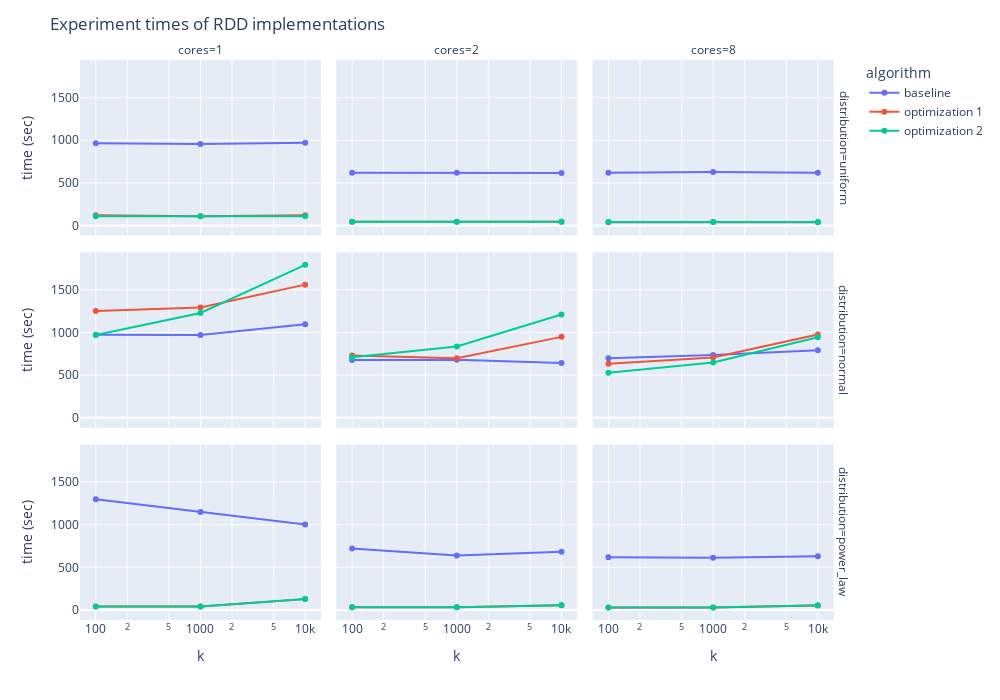

Notebook code cell kept with this figure:
### Markdown cell above
**Total rdd experiments**: 3 rows * 3 columns * 3 lines * 3 points = 81

### Code cell
# 3. Compare rdd (All distributions)
filtered_dataset = experiments_df[(experiments_df["algorithm"].isin(["rdd_bs",
                                                                     "rdd_fast",
                                                                     "rdd_fast_bv"]))].copy()

filtered_dataset["algorithm"] = (filtered_dataset["algorithm"]
                                 .replace({"rdd_bs":"baseline",
                                           "rdd_fast":"optimization 1",
                                           "rdd_fast_bv":"optimization 2"}))

fig = px.line(filtered_dataset,
                 x="k",
                 y="time (sec)",
                 log_x=True,
                 log_y=False,
                 facet_row="distribution",
                 color="algorithm",
                 facet_col="cores",
                 labels={"rdd_bs": "test", "rdd_fast": "test", "rdd_fast_bv":"r2w43r"})

fig.update_layout(
    title=f"Experiment times of RDD implementations",
    yaxis_title="time (sec)"
)

for i in range(len(fig.data)):
    fig.data[i].update(mode='markers+lines')

fig.update_layout(
    autosize=False,
    width=1000,
    height=700)
fig.show()

### Figure 1 — Plotly figure (JSON) as saved in the notebook; plotly's stock layout.template omitted (floating-point values rounded to 4 significant figures)
{"data": [{"hovertemplate": "algorithm=baseline<br>distribution=uniform<br>cores=1<br>k=%{x}<br>time (sec)=%{y}<extra></extra>", "legendgroup": "baseline", "line": {"color": "#636efa", "dash": "solid"}, "mode": "markers+lines", "name": "baseline", "orientation": "v", "showlegend": true, "type": "scatter", "x": [100, 1000, 10000], "xaxis": "x7", "y": [965.2, 955.5, 971.1], "yaxis": "y7"}, {"hovertemplate": "algorithm=baseline<br>distribution=uniform<br>cores=2<br>k=%{x}<br>time (sec)=%{y}<extra></extra>", "legendgroup": "baseline", "line": {"color": "#636efa", "dash": "solid"}, "mode": "markers+lines", "name": "baseline", "orientation": "v", "showlegend": false, "type": "scatter", "x": [100, 1000, 10000], "xaxis": "x8", "y": [618.1, 618.7, 615.6], "yaxis": "y8"}, {"hovertemplate": "algorithm=baseline<br>distribution=uniform<br>cores=8<br>k=%{x}<br>time (sec)=%{y}<extra></extra>", "legendgroup": "baseline", "line": {"color": "#636efa", "dash": "solid"}, "mode": "markers+lines", "name": "baseline", "orientation": "v", "showlegend": false, "type": "scatter", "x": [100, 1000, 10000], "xaxis": "x9", "y": [618.4, 626.0, 618.5], "yaxis": "y9"}, {"hovertemplate": "algorithm=baseline<br>distribution=normal<br>cores=1<br>k=%{x}<br>time (sec)=%{y}<extra></extra>", "legendgroup": "baseline", "line": {"color": "#636efa", "dash": "solid"}, "mode": "markers+lines", "name": "baseline", "orientation": "v", "showlegend": false, "type": "scatter", "x": [100, 1000, 10000], "xaxis": "x4", "y": [972.0, 969.1, 1095.0], "yaxis": "y4"}, {"hovertemplate": "algorithm=baseline<br>distribution=normal<br>cores=2<br>k=%{x}<br>time (sec)=%{y}<extra></extra>", "legendgroup": "baseline", "line": {"color": "#636efa", "dash": "solid"}, "mode": "markers+lines", "name": "baseline", "orientation": "v", "showlegend": false, "type": "scatter", "x": [100, 1000, 10000], "xaxis": "x5", "y": [678.8, 680.4, 642.6], "yaxis": "y5"}, {"hovertemplate": "algorithm=baseline<br>distribution=normal<br>cores=8<br>k=%{x}<br>time (sec)=%{y}<extra></extra>", "legendgroup": "baseline", "line": {"color": "#636efa", "dash": "solid"}, "mode": "markers+lines", "name": "baseline", "orientation": "v", "showlegend": false, "type": "scatter", "x": [100, 1000, 10000], "xaxis": "x6", "y": [696.7, 734.7, 791.8], "yaxis": "y6"}, {"hovertemplate": "algorithm=baseline<br>distribution=power_law<br>cores=1<br>k=%{x}<br>time (sec)=%{y}<extra></extra>", "legendgroup": "baseline", "line": {"color": "#636efa", "dash": "solid"}, "mode": "markers+lines", "name": "baseline", "orientation": "v", "showlegend": false, "type": "scatter", "x": [100, 1000, 10000], "xaxis": "x", "y": [1299.0, 1149.0, 1002.0], "yaxis": "y"}, {"hovertemplate": "algorithm=baseline<br>distribution=power_law<br>cores=2<br>k=%{x}<br>time (sec)=%{y}<extra></extra>", "legendgroup": "baseline", "line": {"color": "#636efa", "dash": "solid"}, "mode": "markers+lines", "name": "baseline", "orientation": "v", "showlegend": false, "type": "scatter", "x": [100, 1000, 10000], "xaxis": "x2", "y": [720.9, 639.5, 684.1], "yaxis": "y2"}, {"hovertemplate": "algorithm=baseline<br>distribution=power_law<br>cores=8<br>k=%{x}<br>time (sec)=%{y}<extra></extra>", "legendgroup": "baseline", "line": {"color": "#636efa", "dash": "solid"}, "mode": "markers+lines", "name": "baseline", "orientation": "v", "showlegend": false, "type": "scatter", "x": [100, 1000, 10000], "xaxis": "x3", "y": [619.5, 612.9, 629.2], "yaxis": "y3"}, {"hovertemplate": "algorithm=optimization 1<br>distribution=uniform<br>cores=1<br>k=%{x}<br>time (sec)=%{y}<extra></extra>", "legendgroup": "optimization 1", "line": {"color": "#EF553B", "dash": "solid"}, "mode": "markers+lines", "name": "optimization 1", "orientation": "v", "showlegend": true, "type": "scatter", "x": [100, 1000, 10000], "xaxis": "x7", "y": [121.0, 108.5, 120.6], "yaxis": "y7"}, {"hovertemplate": "algorithm=optimization 1<br>distribution=uniform<br>cores=2<br>k=%{x}<br>time (sec)=%{y}<extra></extra>", "legendgroup": "optimization 1", "line": {"color": "#EF553B", "dash": "solid"}, "mode": "markers+lines", "name": "optimization 1", "orientation": "v", "showlegend": false, "type": "scatter", "x": [100, 1000, 10000], "xaxis": "x8", "y": [44.09, 44.32, 44.51], "yaxis": "y8"}, {"hovertemplate": "algorithm=optimization 1<br>distribution=uniform<br>cores=8<br>k=%{x}<br>time (sec)=%{y}<extra></extra>", "legendgroup": "optimization 1", "line": {"color": "#EF553B", "dash": "solid"}, "mode": "markers+lines", "name": "optimization 1", "orientation": "v", "showlegend": false, "type": "scatter", "x": [100, 1000, 10000], "xaxis": "x9", "y": [40.0, 40.62, 39.82], "yaxis": "y9"}, {"hovertemplate": "algorithm=optimization 1<br>distribution=normal<br>cores=1<br>k=%{x}<br>time (sec)=%{y}<extra></extra>", "legendgroup": "optimization 1", "line": {"color": "#EF553B", "dash": "solid"}, "mode": "markers+lines", "name": "optimization 1", "orientation": "v", "showlegend": false, "type": "scatter", "x": [100, 1000, 10000], "xaxis": "x4", "y": [1250.0, 1292.0, 1560.0], "yaxis": "y4"}, {"hovertemplate": "algorithm=optimization 1<br>distribution=normal<br>cores=2<br>k=%{x}<br>time (sec)=%{y}<extra></extra>", "legendgroup": "optimization 1", "line": {"color": "#EF553B", "dash": "solid"}, "mode": "markers+lines", "name": "optimization 1", "orientation": "v", "showlegend": false, "type": "scatter", "x": [100, 1000, 10000], "xaxis": "x5", "y": [730.7, 698.0, 948.4], "yaxis": "y5"}, {"hovertemplate": "algorithm=optimization 1<br>distribution=normal<br>cores=8<br>k=%{x}<br>time (sec)=%{y}<extra></extra>", "legendgroup": "optimization 1", "line": {"color": "#EF553B", "dash": "solid"}, "mode": "markers+lines", "name": "optimization 1", "orientation": "v", "showlegend": false, "type": "scatter", "x": [100, 1000, 10000], "xaxis": "x6", "y": [634.1, 707.0, 975.3], "yaxis": "y6"}, {"hovertemplate": "algorithm=optimization 1<br>distribution=power_law<br>cores=1<br>k=%{x}<br>time (sec)=%{y}<extra></extra>", "legendgroup": "optimization 1", "line": {"color": "#EF553B", "dash": "solid"}, "mode": "markers+lines", "name": "optimization 1", "orientation": "v", "showlegend": false, "type": "scatter", "x": [100, 1000, 10000], "xaxis": "x", "y": [42.22, 42.28, 128.5], "yaxis": "y"}, {"hovertemplate": "algorithm=optimization 1<br>distribution=power_law<br>cores=2<br>k=%{x}<br>time (sec)=%{y}<extra></extra>", "legendgroup": "optimization 1", "line": {"color": "#EF553B", "dash": "solid"}, "mode": "markers+lines", "name": "optimization 1", "orientation": "v", "showlegend": false, "type": "scatter", "x": [100, 1000, 10000], "xaxis": "x2", "y": [32.7, 32.54, 57.08], "yaxis": "y2"}, {"hovertemplate": "algorithm=optimization 1<br>distribution=power_law<br>cores=8<br>k=%{x}<br>time (sec)=%{y}<extra></extra>", "legendgroup": "optimization 1", "line": {"color": "#EF553B", "dash": "solid"}, "mode": "markers+lines", "name": "optimization 1", "orientation": "v", "showlegend": false, "type": "scatter", "x": [100, 1000, 10000], "xaxis": "x3", "y": [30.93, 30.63, 52.5], "yaxis": "y3"}, {"hovertemplate": "algorithm=optimization 2<br>distribution=uniform<br>cores=1<br>k=%{x}<br>time (sec)=%{y}<extra></extra>", "legendgroup": "optimization 2", "line": {"color": "#00cc96", "dash": "solid"}, "mode": "markers+lines", "name": "optimization 2", "orientation": "v", "showlegend": true, "type": "scatter", "x": [100, 1000, 10000], "xaxis": "x7", "y": [108.2, 108.9, 108.2], "yaxis": "y7"}, {"hovertemplate": "algorithm=optimization 2<br>distribution=uniform<br>cores=2<br>k=%{x}<br>time (sec)=%{y}<extra></extra>", "legendgroup": "optimization 2", "line": {"color": "#00cc96", "dash": "solid"}, "mode": "markers+lines", "name": "optimization 2", "orientation": "v", "showlegend": false, "type": "scatter", "x": [100, 1000, 10000], "xaxis": "x8", "y": [44.18, 44.72, 44.11], "yaxis": "y8"}, {"hovertemplate": "algorithm=optimization 2<br>distribution=uniform<br>cores=8<br>k=%{x}<br>time (sec)=%{y}<extra></extra>", "legendgroup": "optimization 2", "line": {"color": "#00cc96", "dash": "solid"}, "mode": "markers+lines", "name": "optimization 2", "orientation": "v", "showlegend": false, "type": "scatter", "x": [100, 1000, 10000], "xaxis": "x9", "y": [40.27, 40.49, 40.43], "yaxis": "y9"}, {"hovertemplate": "algorithm=optimization 2<br>distribution=normal<br>cores=1<br>k=%{x}<br>time (sec)=%{y}<extra></extra>", "legendgroup": "optimization 2", "line": {"color": "#00cc96", "dash": "solid"}, "mode": "markers+lines", "name": "optimization 2", "orientation": "v", "showlegend": false, "type": "scatter", "x": [100, 1000, 10000], "xaxis": "x4", "y": [971.1, 1228.0, 1793.0], "yaxis": "y4"}, {"hovertemplate": "algorithm=optimization 2<br>distribution=normal<br>cores=2<br>k=%{x}<br>time (sec)=%{y}<extra></extra>", "legendgroup": "optimization 2", "line": {"color": "#00cc96", "dash": "solid"}, "mode": "markers+lines", "name": "optimization 2", "orientation": "v", "showlegend": false, "type": "scatter", "x": [100, 1000, 10000], "xaxis": "x5", "y": [708.8, 836.3, 1211.0], "yaxis": "y5"}, {"hovertemplate": "algorithm=optimization 2<br>distribution=normal<br>cores=8<br>k=%{x}<br>time (sec)=%{y}<extra></extra>", "legendgroup": "optimization 2", "line": {"color": "#00cc96", "dash": "solid"}, "mode": "markers+lines", "name": "optimization 2", "orientation": "v", "showlegend": false, "type": "scatter", "x": [100, 1000, 10000], "xaxis": "x6", "y": [529.0, 648.9, 944.4], "yaxis": "y6"}, {"hovertemplate": "algorithm=optimization 2<br>distribution=power_law<br>cores=1<br>k=%{x}<br>time (sec)=%{y}<extra></extra>", "legendgroup": "optimization 2", "line": {"color": "#00cc96", "dash": "solid"}, "mode": "markers+lines", "name": "optimization 2", "orientation": "v", "showlegend": false, "type": "scatter", "x": [100, 1000, 10000], "xaxis": "x", "y": [42.78, 42.12, 129.4], "yaxis": "y"}, {"hovertemplate": "algorithm=optimization 2<br>distribution=power_law<br>cores=2<br>k=%{x}<br>time (sec)=%{y}<extra></extra>", "legendgroup": "optimization 2", "line": {"color": "#00cc96", "dash": "solid"}, "mode": "markers+lines", "name": "optimization 2", "orientation": "v", "showlegend": false, "type": "scatter", "x": [100, 1000, 10000], "xaxis": "x2", "y": [33.56, 32.96, 58.03], "yaxis": "y2"}, {"hovertemplate": "algorithm=optimization 2<br>distribution=power_law<br>cores=8<br>k=%{x}<br>time (sec)=%{y}<extra></extra>", "legendgroup": "optimization 2", "line": {"color": "#00cc96", "dash": "solid"}, "mode": "markers+lines", "name": "optimization 2", "orientation": "v", "showlegend": false, "type": "scatter", "x": [100, 1000, 10000], "xaxis": "x3", "y": [31.49, 31.3, 55.58], "yaxis": "y3"}], "layout": {"annotations": [{"font": {}, "showarrow": false, "text": "cores=1", "x": 0.1567, "xanchor": "center", "xref": "paper", "y": 1.0, "yanchor": "bottom", "yref": "paper"}, {"font": {}, "showarrow": false, "text": "cores=2", "x": 0.49, "xanchor": "center", "xref": "paper", "y": 1.0, "yanchor": "bottom", "yref": "paper"}, {"font": {}, "showarrow": false, "text": "cores=8", "x": 0.8233, "xanchor": "center", "xref": "paper", "y": 1.0, "yanchor": "bottom", "yref": "paper"}, {"font": {}, "showarrow": false, "text": "distribution=power_law", "textangle": 90, "x": 0.98, "xanchor": "left", "xref": "paper", "y": 0.1567, "yanchor": "middle", "yref": "paper"}, {"font": {}, "showarrow": false, "text": "distribution=normal", "textangle": 90, "x": 0.98, "xanchor": "left", "xref": "paper", "y": 0.5, "yanchor": "middle", "yref": "paper"}, {"font": {}, "showarrow": false, "text": "distribution=uniform", "textangle": 90, "x": 0.98, "xanchor": "left", "xref": "paper", "y": 0.8433, "yanchor": "middle", "yref": "paper"}], "autosize": false, "height": 700, "legend": {"title": {"text": "algorithm"}, "tracegroupgap": 0}, "margin": {"t": 60}, "title": {"text": "Experiment times of RDD implementations"}, "width": 1000, "xaxis": {"anchor": "y", "domain": [0, 0.3133], "title": {"text": "k"}, "type": "log"}, "xaxis2": {"anchor": "y2", "domain": [0.3333, 0.6467], "matches": "x", "title": {"text": "k"}, "type": "log"}, "xaxis3": {"anchor": "y3", "domain": [0.6667, 0.98], "matches": "x", "title": {"text": "k"}, "type": "log"}, "xaxis4": {"anchor": "y4", "domain": [0, 0.3133], "matches": "x", "showticklabels": false, "type": "log"}, "xaxis5": {"anchor": "y5", "domain": [0.3333, 0.6467], "matches": "x", "showticklabels": false, "type": "log"}, "xaxis6": {"anchor": "y6", "domain": [0.6667, 0.98], "matches": "x", "showticklabels": false, "type": "log"}, "xaxis7": {"anchor": "y7", "domain": [0, 0.3133], "matches": "x", "showticklabels": false, "type": "log"}, "xaxis8": {"anchor": "y8", "domain": [0.3333, 0.6467], "matches": "x", "showticklabels": false, "type": "log"}, "xaxis9": {"anchor": "y9", "domain": [0.6667, 0.98], "matches": "x", "showticklabels": false, "type": "log"}, "yaxis": {"anchor": "x", "domain": [0, 0.3133], "title": {"text": "time (sec)"}}, "yaxis2": {"anchor": "x2", "domain": [0, 0.3133], "matches": "y", "showticklabels": false}, "yaxis3": {"anchor": "x3", "domain": [0, 0.3133], "matches": "y", "showticklabels": false}, "yaxis4": {"anchor": "x4", "domain": [0.3433, 0.6567], "matches": "y", "title": {"text": "time (sec)"}}, "yaxis5": {"anchor": "x5", "domain": [0.3433, 0.6567], "matches": "y", "showticklabels": false}, "yaxis6": {"anchor": "x6", "domain": [0.3433, 0.6567], "matches": "y", "showticklabels": false}, "yaxis7": {"anchor": "x7", "domain": [0.6867, 1.0], "matches": "y", "title": {"text": "time (sec)"}}, "yaxis8": {"anchor": "x8", "domain": [0.6867, 1.0], "matches": "y", "showticklabels": false}, "yaxis9": {"anchor": "x9", "domain": [0.6867, 1.0], "matches": "y", "showticklabels": false}}}
